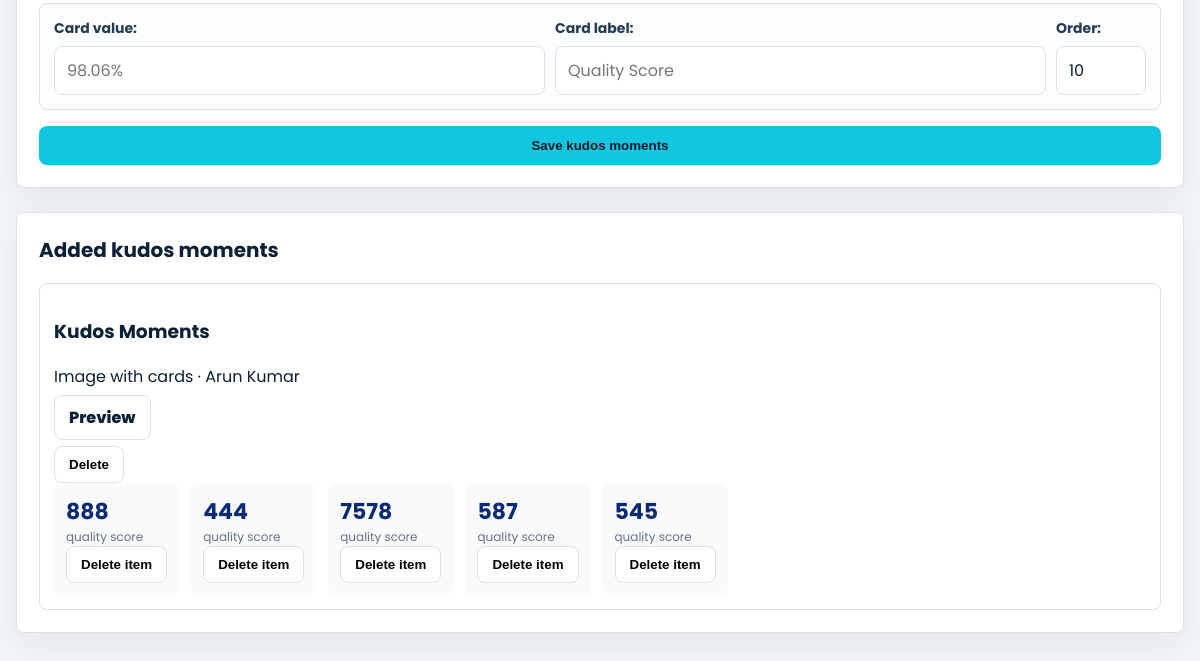
Page /kudos-moments/ (lower part) on the earlier database version.
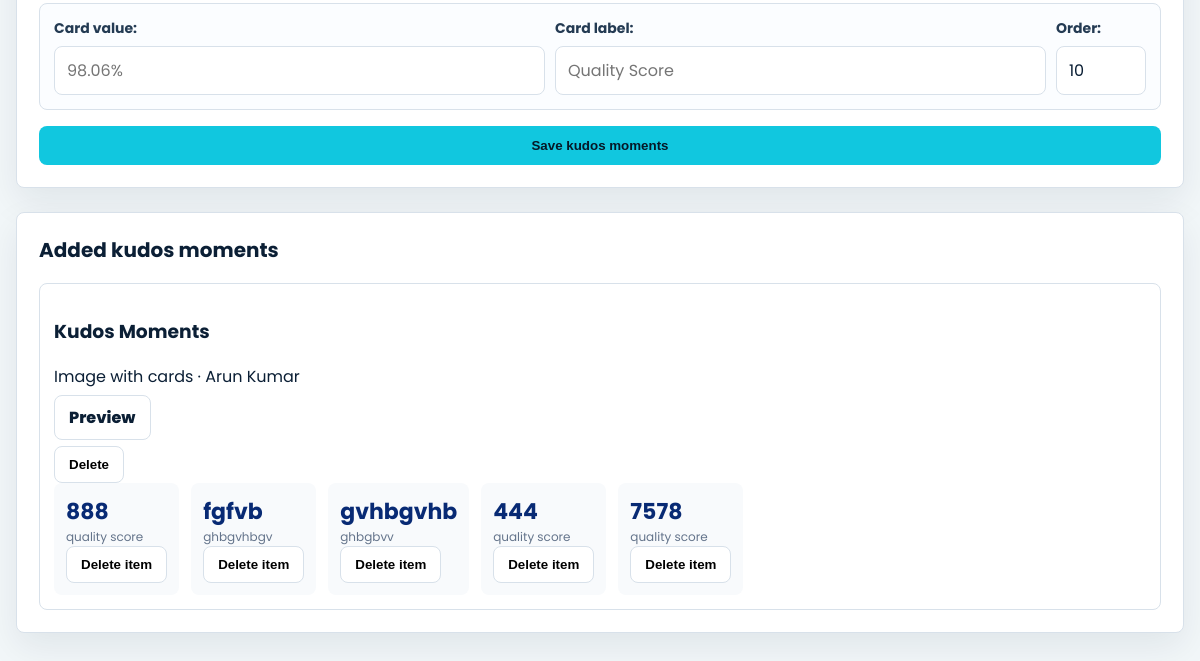
Same page on the later database version.
### decks/models.py (models this page shows, shortened)
class KudosMomentPage(models.Model):
    CARDS_ONLY = "cards_only"
    IMAGE_WITH_CARDS = "image_with_cards"
    DISPLAY_CHOICES = [
        (CARDS_ONLY, "Cards only"),
        (IMAGE_WITH_CARDS, "Image with cards"),
    ]
    title = models.CharField(max_length=200, default="Kudos Moments")
    display_type = models.CharField(max_length=30, choices=DISPLAY_CHOICES, default=IMAGE_WITH_CARDS)
    image = models.ImageField(upload_to="kudos_moments/", blank=True)
    name = models.CharField(max_length=200, blank=True, default="")
    designation = models.CharField(max_length=200, blank=True, default="")
    created_at = models.DateTimeField(auto_now_add=True)
    class Meta:
        ordering = ["-created_at"]
        verbose_name = "kudos moment page"
        verbose_name_plural = "kudos moment pages"

class KudosMomentCard(models.Model):
    page = models.ForeignKey(KudosMomentPage, related_name="cards", on_delete=models.CASCADE)
    value = models.CharField(max_length=30)
    label = models.CharField(max_length=100)
    order = models.PositiveSmallIntegerField(default=1)
    class Meta:
        ordering = ["order"]
        verbose_name = "kudos moment card"
        verbose_name_plural = "kudos moment cards"

### decks/views.py (the view)
# urls.py: path("kudos-moments/", views.kudos_moments_dashboard, name="kudos_moments_dashboard"),
def kudos_moments_dashboard(request):
    page = None
    if request.method == "POST":
        form = KudosMomentPageForm(request.POST, request.FILES)
        if form.is_valid():
            page = form.save()
            seen_cards = []
            ids = request.POST.getlist("kudos_card_id")
            values = request.POST.getlist("kudos_card_value")
            labels = request.POST.getlist("kudos_card_label")
            orders = request.POST.getlist("kudos_card_order")
            for index in range(10):
                card_id = ids[index] if index < len(ids) else ""
                value = values[index].strip() if index < len(values) else ""
                label = labels[index].strip() if index < len(labels) else ""
                order = orders[index] if index < len(orders) else index + 1
                card = KudosMomentCard(page=page)
                card.value = value
                card.label = label
                card.order = order or index + 1
                if card.value and card.label:
                    card.save()
                    seen_cards.append(card.pk)
            return redirect("kudos_moments_dashboard")
    else:
        form = KudosMomentPageForm()
    kudos_pages = KudosMomentPage.objects.prefetch_related("cards").all()
    kudos_card_rows = [None] * 10
    return render(
        request,
        "decks/kudos_moments_dashboard.html",
        {
            "form": form,
            "page": page,
            "kudos_card_rows": kudos_card_rows,
            "kudos_pages": kudos_pages,
            "active_menu": "kudos_moments",
        },
    )

### decks/forms.py
class KudosMomentPageForm(forms.ModelForm):
    class Meta:
        model = KudosMomentPage
        fields = ["title", "display_type", "image", "name", "designation"]

### decks/templates/decks/kudos_moments_dashboard.html (shortened to what this page needs)
{% load static %}
<!DOCTYPE html>
<html lang="en">
<head>
</head>
<body>
    <main class="shell">
        <div class="layout">
            <section class="panel">
                <form method="post" enctype="multipart/form-data">
                    {% for card in kudos_card_rows %}
                        <div class="card-row">
                            <div class="card-grid">
                                <div><label>Card value:</label><input type="text" name="kudos_card_value" value="{% if card %}{{ card.value }}{% endif %}" placeholder="98.06%"></div>
                                <div><label>Card label:</label><input type="text" name="kudos_card_label" value="{% if card %}{{ card.label }}{% endif %}" placeholder="Quality Score"></div>
                                <div><label>Order:</label><input type="number" name="kudos_card_order" min="1" max="10" value="{% if card %}{{ card.order }}{% else %}{{ forloop.counter }}{% endif %}"></div>
                            </div>
                        </div>
                    {% endfor %}
                    <button class="submit" type="submit">Save kudos moments</button>
                </form>
            </section>
            <section class="panel">
                <h2 class="preview-title">Added kudos moments</h2>
                {% for page in kudos_pages %}
                    <article class="preview-item">
                        <h3>{{ page.title }}</h3>
                        <p>{{ page.get_display_type_display }}{% if page.name %} · {{ page.name }}{% endif %}</p>
                        <p><a class="view-link" href="{% url 'kudos_moments_view_detail' page.id %}">Preview</a></p>
                        <form method="post" action="{% url 'delete_page_item' 'kudos-moments' page.id %}" onsubmit="return confirm('Delete this saved slide?');">
                            <button class="view-link" type="submit">Delete</button>
                        </form>
                        <div class="preview-grid">
                            {% for card in page.cards.all %}
                                <div class="preview-card">
                                    <strong>{{ card.value }}</strong>
                                    <span>{{ card.label }}</span>
                                    <form method="post" action="{% url 'delete_child_item' 'kudos-moment-card' card.id %}" onsubmit="return confirm('Delete this kudos card?');">
                                        <button class="view-link" type="submit">Delete item</button>
                                    </form>
                                </div>
                            {% endfor %}
                        </div>
                    </article>
                {% empty %}
                    <p>No kudos moments added yet.</p>
                {% endfor %}
            </section>
        </div>
    </main>
</body>
</html>

Differences in the rows shown:
removed KudosMomentCard: value "587", label "quality score"
removed KudosMomentCard: value "545", label "quality score"
added KudosMomentCard: value "fgfvb", label "ghbgvhbgv"
added KudosMomentCard: value "gvhbgvhb", label "ghbgbvv"
